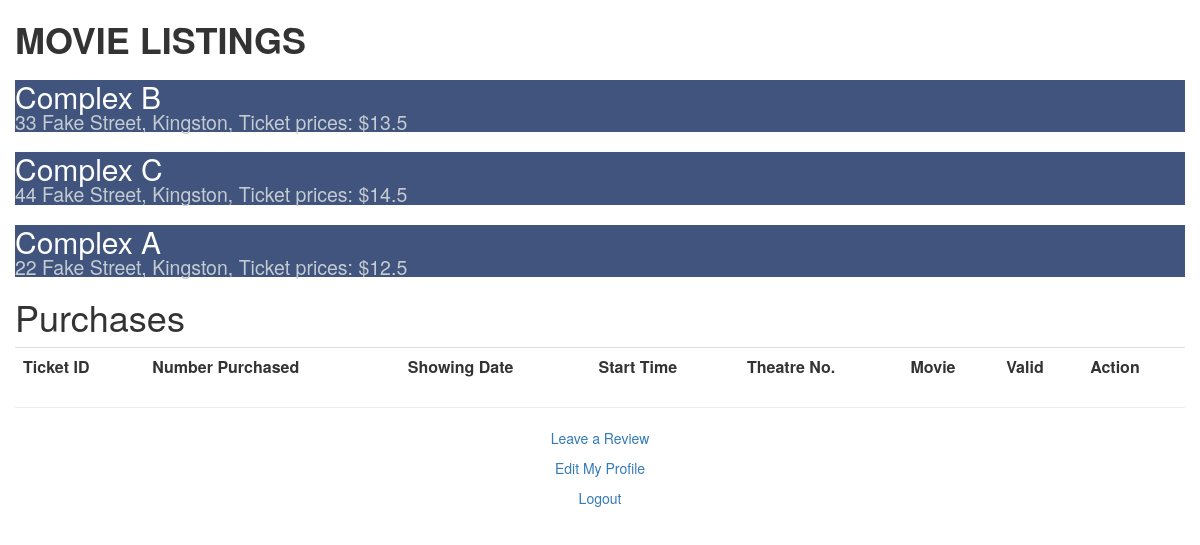
Screenshot of /main.php with the database file from the repository.
### tables this page shows
CREATE TABLE `theatre_complex` (
  `Name` varchar(50) NOT NULL,
  `Street` varchar(50) DEFAULT NULL,
  `Street_num` int(11) DEFAULT NULL,
  `City` varchar(50) DEFAULT NULL,
  `Province` varchar(20) DEFAULT NULL,
  `Country` varchar(20) DEFAULT NULL,
  `Postal_Code` char(6) DEFAULT NULL,
  `Num_theatres` int(11) DEFAULT NULL,
  `Phone_num` varchar(11) NOT NULL,
  `Movie_price` float DEFAULT NULL
);

### main.php (the view, shortened to what this page needs)
<html>
 <head>
     <link rel="stylesheet" href="https://maxcdn.bootstrapcdn.com/bootstrap/3.3.7/css/bootstrap.min.css">
 </head>
 <body class = "basic-page">
		 <div class = "container-fluid">
		 <h1 class = "display-4"><strong>MOVIE LISTINGS</strong></h1>
      <?php
      $conn = connect();
      $sql= "SELECT * FROM theatre_complex WHERE 1";
      $result = $conn->query($sql);
      if ($result->num_rows > 0) {
        while($row = $result->fetch_assoc()) {
          echo "<div class=theatre_complex style = 'background-color: rgba(44,66,113,0.9); color:white'><h2>" . $row['Name'] . "<p class = 'small' style = 'color: rgb(196, 204, 209)'>" . $row['Street_num'] . " " .  $row['Street'] . ", " . $row['City'] . ", Ticket prices: $" . $row['Movie_price'] . "</p></h2></div>";
        }
      } else {
          echo "0 results";
        }
      echo "<div class=my cart><h1>Purchases</h1></div>";
      echo "<div><table class=table table-striped><tr><th>Ticket ID</th><th>Number Purchased</th><th>Showing Date</th><th>Start Time </th><th>Theatre No. </th><th> Movie </th><th>Valid</th><th>Action</th></tr>";
	  echo "</table>";
    ?>
        </div>
		<hr class="my-4">
         <p class = "text-center"> <a href="review_form.php">Leave a Review </a></p>
         <p class = "text-center"> <a href="edit_profile_form.php">Edit My Profile</a> </p>
         <p class = "text-center"> <a href="logout.php" >Logout</a> </p>
 </body>
</html>

### rows the page displays
theatre_complex: Name "Complex B", Street_num "33", Street "Fake Street", City "Kingston", Movie_price "13.5"
theatre_complex: Name "Complex C", Street_num "44", Street "Fake Street", City "Kingston", Movie_price "14.5"
theatre_complex: Name "Complex A", Street_num "22", Street "Fake Street", City "Kingston", Movie_price "12.5"
